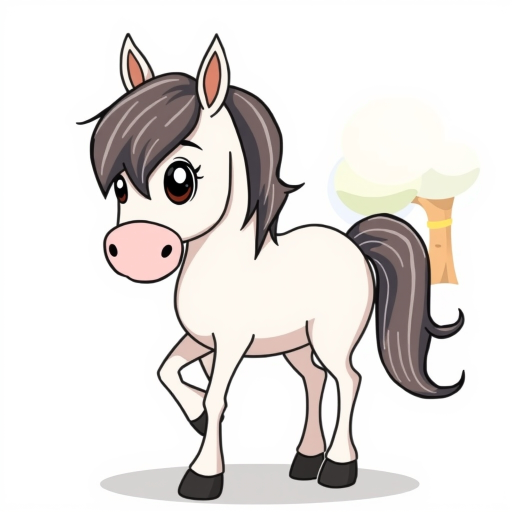
#> input picture data/library/images/00afe41ed746095b.png, 1024 x 1024 px (shown at 1/2 size)
$ python -i compare_tiers.py   (imports and definitions only)
#> lines starting #> are read from the running program, lines starting #| are printed output that depends on the picture; after the words box and inside, x2 and y2 are one past the last pixel; in counts of white or black regions, pixels touching at a corner belong together
### backend/app/config.py
"""Settings read from environment variables (and a local .env file). OWNER: integrator. Do not edit."""
import os
from pathlib import Path

from dotenv import load_dotenv

ROOT = Path(__file__).resolve().parents[2]
load_dotenv(ROOT / ".env")


def _int(name: str, default: int) -> int:
    try:
        return int(os.environ.get(name, default))
    except ValueError:
        return default


def _float_or_none(name: str):
#> further down, picture is the input picture: PIL image 1024x1024 RGB; mean R, G, B 228.2, 224.2, 221.7
    raw = os.environ.get(name, "").strip()
    try:
        return float(raw) if raw else None
    except ValueError:
        return None


class Settings:
    image_provider: str = os.environ.get("IMAGE_PROVIDER", "mock")
    cloudflare_account_id: str = os.environ.get("CLOUDFLARE_ACCOUNT_ID", "")
    cloudflare_api_token: str = os.environ.get("CLOUDFLARE_API_TOKEN", "")
    gemini_api_key: str = os.environ.get("GEMINI_API_KEY", "")
    gemini_model: str = os.environ.get("GEMINI_MODEL", "")
    daily_neuron_budget: int = _int("DAILY_NEURON_BUDGET", 8000)
    max_concurrent_jobs: int = _int("MAX_CONCURRENT_IMAGE_JOBS", 2)
    max_retries: int = _int("MAX_IMAGE_RETRIES", 2)
    request_timeout: int = _int("REQUEST_TIMEOUT_SECONDS", 60)
    # Optional, illustrative: watt-hours per 1,000 neurons. Leave empty to show relative compute only.
    energy_wh_per_1000_neurons = _float_or_none("ENERGY_WH_PER_1000_NEURONS")
    # Database. Empty MONGODB_URI = use the local SQLite file (tests and verify need no database server).
    mongodb_uri: str = os.environ.get("MONGODB_URI", "")
    mongodb_db: str = os.environ.get("MONGODB_DB", "educreate")
    online_search: bool = os.environ.get("ONLINE_SEARCH", "false").strip().lower() == "true"
    outputs_dir: Path = ROOT / "outputs"
    library_dir: Path = ROOT / "data" / "library"
    data_dir: Path = ROOT / "data"


settings = Settings()

### compare_tiers.py
"""Compare ONE prompt at three quality levels (draft, standard, high) on Cloudflare FLUX.1 schnell.

Shows, for each level: the picture, the number of steps, the neurons used, the seconds it really took, the cost,
and what was saved against the maximum (high, 8 steps).

Run from the project folder with the venv active:
    python compare_tiers.py                                   (uses your prompt below, colour picture)
    python compare_tiers.py --prompt "a lion family"          (your own prompt)
    python compare_tiers.py --prompt "a cat" --outline        (black-and-white colouring-book version)
    python compare_tiers.py --mock                            (free test with fake pictures, no Cloudflare)
    python compare_tiers.py --save-table                      (also write data/library/neurons.json and timings.json)

Neurons: Cloudflare does not send the neuron count back in its reply, so we use Cloudflare's own published
price formula: 4.8 neurons per 512x512 tile + 9.6 neurons per step. A 1024x1024 picture is 4 tiles, so
2 steps = 38.4, 4 steps = 57.6, 8 steps = 96.0 neurons. You can check the real total in the Cloudflare
dashboard (Workers AI usage) before and after one run: the difference should be about 192 neurons.
"""
import argparse
import io
import sys
import time
from datetime import datetime
from pathlib import Path

ROOT = Path(__file__).resolve().parent
sys.path.insert(0, str(ROOT / "backend"))

from PIL import Image, ImageDraw, ImageFont, ImageOps  # noqa: E402

from app.config import settings  # noqa: E402
from app.providers import get_provider  # noqa: E402
from app.providers.base import ProviderError  # noqa: E402

TIERS = [("DRAFT", 2), ("STANDARD", 4), ("HIGH", 8)]
TILES_1024 = 4                      # a 1024 x 1024 picture = 4 tiles of 512 x 512
NEURONS_PER_TILE = 4.8
NEURONS_PER_STEP = 9.6
USD_PER_1000_NEURONS = 0.011
SUFFIXES = ("", ", cute, friendly, for a children's picture book", ", child-friendly educational illustration, wholesome",
            ", simple cartoon for young children, safe for school")   # Cloudflare's filter sometimes rejects harmless prompts


def neurons_for(steps: int) -> float:
    return round(NEURONS_PER_TILE * TILES_1024 + NEURONS_PER_STEP * steps, 3)


# [5 lines left out: function make_prompt, not called in this run]


def to_line_art(img: Image.Image, threshold: int = 170) -> Image.Image:
#> called with threshold = 170
    gray = ImageOps.autocontrast(img.convert("L"), cutoff=1)
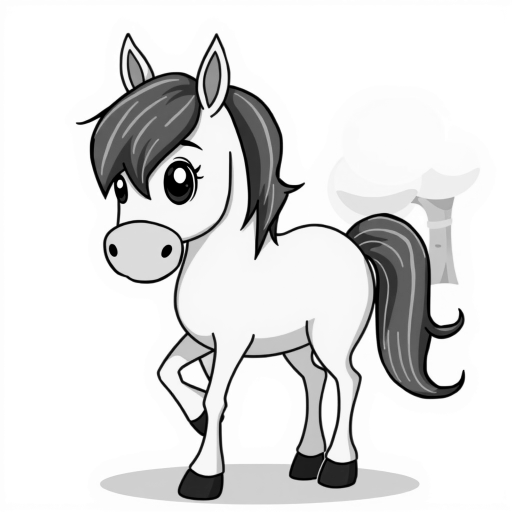
#> gray: PIL image 1024x1024 L (shown at 1/2 size); min 0, max 255, mean 222.4
    return gray.point(lambda p: 255 if p > threshold else 0, mode="1").convert("RGB")
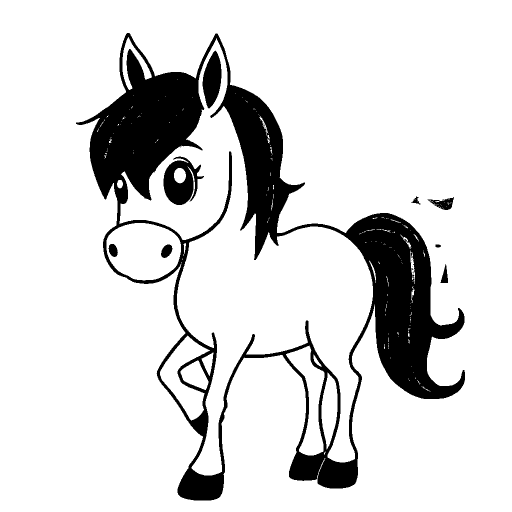
#> returned value: PIL image 1024x1024 RGB (shown at 1/2 size); 85.7% white; 21 black regions (12 under 20 px), largest, box (x1, y1, x2, y2) and area: (152, 66, 930, 1001) 140332, (327, 313, 408, 410) 4417, (405, 101, 443, 217) 2953


# [114 lines left out: functions font, generate, main, not called in this run]


# [2 lines not run here, left out]

>>> from PIL import Image
>>> picture = Image.open('data/library/images/00afe41ed746095b.png')
>>> result = to_line_art(picture)

$ run again, on data/library/images/0b8b919215f8bd7a.png
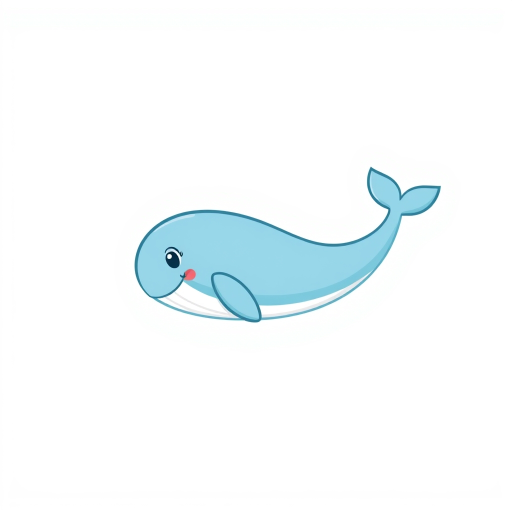
#> input picture data/library/images/0b8b919215f8bd7a.png, 1024 x 1024 px (shown at 1/2 size)
#> picture is the input picture: PIL image 1024x1024 RGB; mean R, G, B 245.5, 250.6, 252.1
#> in to_line_art, `gray = ImageOps.autocontrast(img.convert("L"), cutoff=1)`:
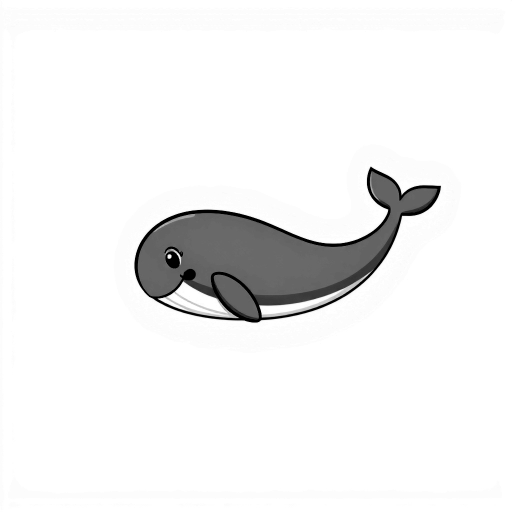
#> gray: PIL image 1024x1024 L (shown at 1/2 size); min 0, max 255, mean 240.9
#> in to_line_art, `return gray.point(lambda p: 255 if p > threshold else 0, mode="1").con..`:
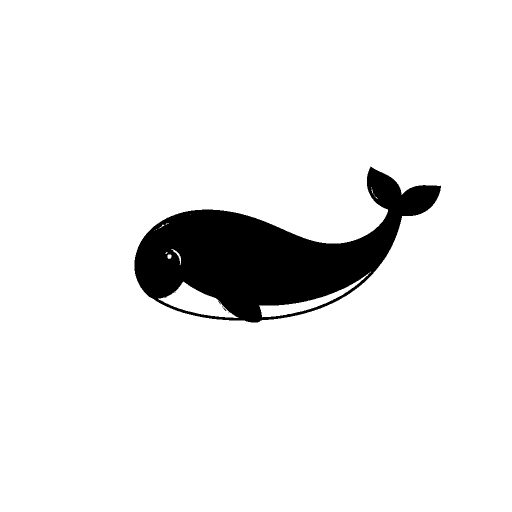
#> returned value: PIL image 1024x1024 RGB (shown at 1/2 size); 92.2% white; 5 black regions (4 under 20 px), largest, box (x1, y1, x2, y2) and area: (269, 333, 882, 645) 82096
